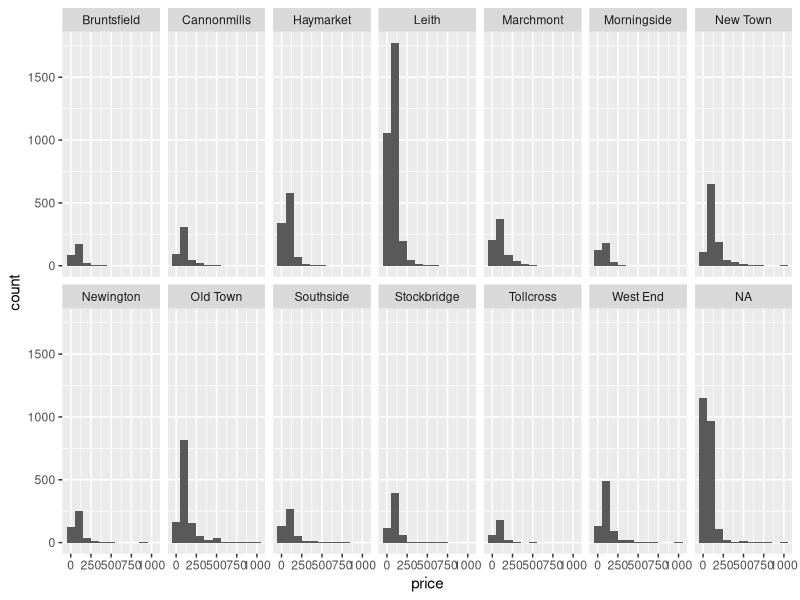
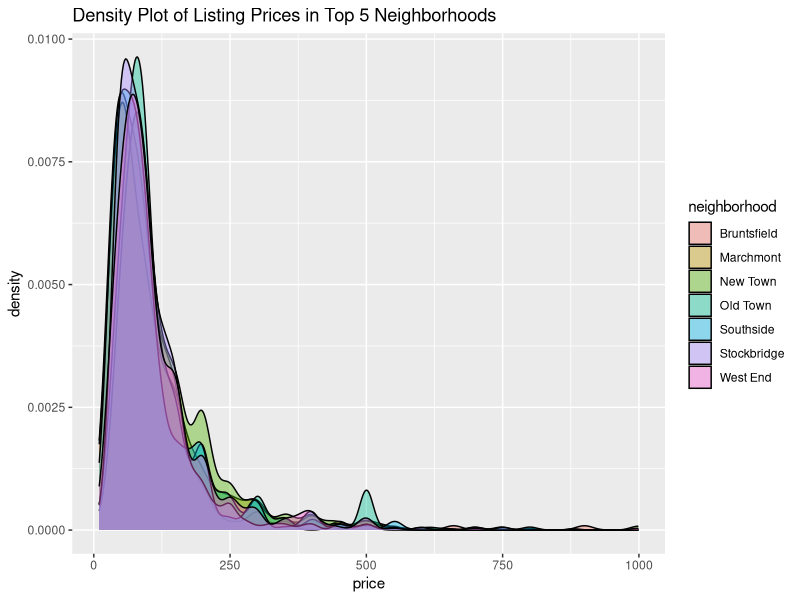
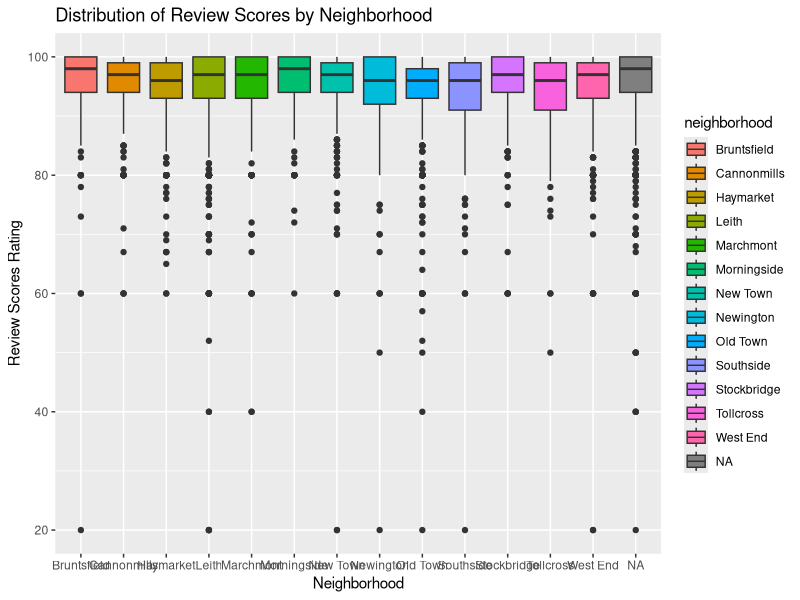

Write the R code that produced these figures, in order.
## ---- chunk 1
library(tidyverse)
airbnb <- read_csv("data/airbnb.csv")
## ---- chunk 2
ggplot(data = airbnb, mapping = aes(x = price)) +
  geom_histogram(binwidth = 100) +
  facet_wrap(~neighborhood, nrow=2)
## ---- chunk 3
top_neighborhoods <- airbnb %>%
  filter(!is.na(price)) %>%
  group_by(neighborhood) %>%
  summarize(median_price = median(price, na.rm = TRUE)) %>%
  arrange(desc(median_price)) %>%
  top_n(5, median_price)

## ---- chunk 4
filtered_data <- airbnb %>%
  filter(neighborhood %in% top_neighborhoods$neighborhood)

  ggplot(filtered_data, aes(x = price, fill = neighborhood)) +
  geom_density(alpha = 0.4) +
  labs(title = "Density Plot of Listing Prices in Top 5 Neighborhoods")
## ---- chunk 5
summary_stats <- filtered_data %>%
  group_by(neighborhood) %>%
  summarize(
    minimum = min(price, na.rm = TRUE),
    mean = mean(price, na.rm = TRUE),
    median = median(price, na.rm = TRUE),
    std_deviation = sd(price, na.rm = TRUE),
    iqr = IQR(price, na.rm = TRUE),
    maximum = max(price, na.rm = TRUE)
  )
print(summary_stats)
## ---- chunk 6
ggplot(data = airbnb, aes(x = neighborhood, y = review_scores_rating, fill = neighborhood)) +
  geom_boxplot() +
  labs(
    title = "Distribution of Review Scores by Neighborhood",
    y = "Review Scores Rating",
    x = "Neighborhood"
  ) 

